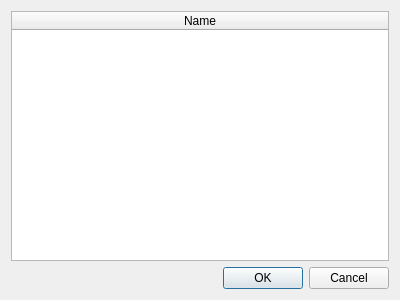
<?xml version="1.0" encoding="UTF-8"?>
<ui version="4.0">
 <class>Dialog</class>
 <widget class="QDialog" name="Dialog">
  <property name="geometry">
   <rect>
    <x>0</x>
    <y>0</y>
    <width>400</width>
    <height>300</height>
   </rect>
  </property>
  <property name="windowTitle">
   <string>Select Interface to Capture</string>
  </property>
  <layout class="QVBoxLayout" name="verticalLayout">
   <item>
    <widget class="QTableWidget" name="tableWidgetInterface">
     <property name="selectionBehavior">
      <enum>QAbstractItemView::SelectRows</enum>
     </property>
     <attribute name="horizontalHeaderStretchLastSection">
      <bool>true</bool>
     </attribute>
     <column>
      <property name="text">
       <string>Name</string>
      </property>
     </column>
    </widget>
   </item>
   <item>
    <widget class="QDialogButtonBox" name="buttonBox">
     <property name="orientation">
      <enum>Qt::Horizontal</enum>
     </property>
     <property name="standardButtons">
      <set>QDialogButtonBox::Cancel|QDialogButtonBox::Ok</set>
     </property>
    </widget>
   </item>
  </layout>
 </widget>
 <resources/>
 <connections>
  <connection>
   <sender>buttonBox</sender>
   <signal>accepted()</signal>
   <receiver>Dialog</receiver>
   <slot>accept()</slot>
   <hints>
    <hint type="sourcelabel">
     <x>248</x>
     <y>254</y>
    </hint>
    <hint type="destinationlabel">
     <x>157</x>
     <y>274</y>
    </hint>
   </hints>
  </connection>
  <connection>
   <sender>buttonBox</sender>
   <signal>rejected()</signal>
   <receiver>Dialog</receiver>
   <slot>reject()</slot>
   <hints>
    <hint type="sourcelabel">
     <x>316</x>
     <y>260</y>
    </hint>
    <hint type="destinationlabel">
     <x>286</x>
     <y>274</y>
    </hint>
   </hints>
  </connection>
 </connections>
</ui>
